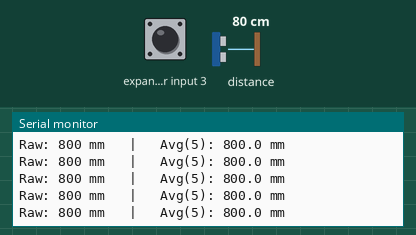
The sketch below on a simulated ESP32-C3. On the bench: the last lines printed to the serial monitor. Inputs (shaded band) come from the test bench; at power-on: distance to the obstacle 80 cm, expander input 3 HIGH.

Above: at 1.2 s.
1.3 s: distance to the obstacle set to 2 cm
At 2.4 s:
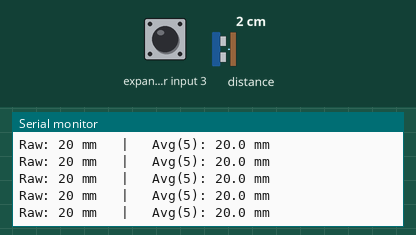
2.8 s: distance to the obstacle set to 4 cm
At 3.9 s:
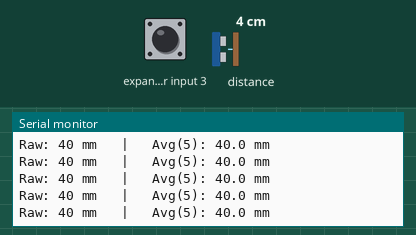
Timing chart, 0 to 5.8 s (numbered marks = the images above; inputs shaded):
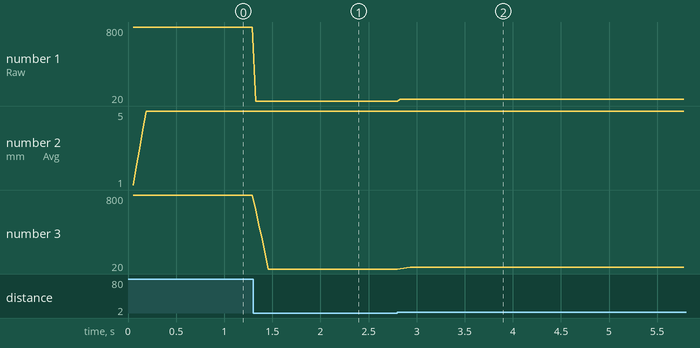

The sketch:

VL_working_code_non_blocking_av_5.ino
```cpp
#include <Wire.h>
#include "Adafruit_VL53L1X.h"

// ==== Board pins (ESP32-C3 Mini) ====
constexpr int PIN_SDA   = 8;
constexpr int PIN_SCL   = 9;
constexpr int PIN_XSHUT = -1;   // set to a real GPIO if wired
constexpr int PIN_INT   = -1;   // set to a real GPIO if wired (active low)

// ==== Ranging config ====
constexpr uint16_t TIMING_BUDGET_MS = 200;  // 200 ms = ~5 Hz
constexpr uint32_t POLL_INTERVAL_MS = 20;   // poll every 20 ms

Adafruit_VL53L1X vl53(PIN_XSHUT, PIN_INT);

// ---- Non-blocking init / retry state ----
enum class SensorState : uint8_t { STARTUP, TRY_INIT, RUNNING, ERROR_RETRY };
SensorState state = SensorState::STARTUP;
uint32_t t_next_action = 0;      // millis() timestamp for next state action
uint32_t retry_backoff_ms = 500; // grows up to a cap

// ---- Optional interrupt support ----
volatile bool vl53_data_ready_irq = false;
#if (PIN_INT >= 0)
void IRAM_ATTR vl53_isr() { vl53_data_ready_irq = true; }
#endif

// ---- 5-sample moving average buffer ----
constexpr size_t AVG_N = 5;
int16_t avg_buf[AVG_N] = {0};
size_t  avg_idx = 0;
size_t  avg_count = 0;   // number of valid samples in buffer
int32_t avg_sum = 0;     // running sum of samples

inline void avg_reset() {
  avg_idx = 0;
  avg_count = 0;
  avg_sum = 0;
  for (size_t i = 0; i < AVG_N; ++i) avg_buf[i] = 0;
}

inline void avg_push(int16_t mm) {
  if (avg_count == AVG_N) {
    avg_sum -= avg_buf[avg_idx];   // remove oldest
  } else {
    avg_count++;
  }
  avg_buf[avg_idx] = mm;
  avg_sum += mm;
  avg_idx = (avg_idx + 1) % AVG_N;
}

inline float avg_value() {
  return (avg_count > 0) ? (float)avg_sum / (float)avg_count : NAN;
}

// ---- Helpers ----
bool beginVL53Nonblocking() {
  if (!vl53.begin(0x29, &Wire)) {
    return false;
  }
  vl53.setTimingBudget(TIMING_BUDGET_MS);
  vl53.startRanging();
  avg_reset();
  return true;
}

void setup() {
  Serial.begin(115200);
  Wire.setPins(PIN_SDA, PIN_SCL);
  Wire.begin();

#if (PIN_INT >= 0)
  pinMode(PIN_INT, INPUT_PULLUP);
  attachInterrupt(digitalPinToInterrupt(PIN_INT), vl53_isr, FALLING);
#endif

  state = SensorState::TRY_INIT;
  t_next_action = millis();
  Serial.println("Booting VL53L1X (non-blocking)...");
}

void loop() {
  const uint32_t now = millis();

  switch (state) {
    case SensorState::STARTUP:
      state = SensorState::TRY_INIT;
      t_next_action = now;
      break;

    case SensorState::TRY_INIT:
      if (now >= t_next_action) {
        if (beginVL53Nonblocking()) {
          Serial.println("VL53L1X ready");
          state = SensorState::RUNNING;
          retry_backoff_ms = 500;
        } else {
          Serial.print("Init failed (status=");
          Serial.print(vl53.vl_status);
          Serial.println("). Will retry.");
          state = SensorState::ERROR_RETRY;
          t_next_action = now + retry_backoff_ms;
          retry_backoff_ms = min<uint32_t>(retry_backoff_ms * 2, 8000);
        }
      }
      break;

    case SensorState::RUNNING: {
      bool data_ready = false;

#if (PIN_INT >= 0)
      if (vl53_data_ready_irq) {
        vl53_data_ready_irq = false;
        data_ready = true;
      } else
#endif
      {
        static uint32_t t_last_poll = 0;
        if (now - t_last_poll >= POLL_INTERVAL_MS) {
          t_last_poll = now;
          data_ready = vl53.dataReady();
        }
      }

      if (data_ready) {
        int16_t mm = vl53.distance();   // -1 on error/out of range
        vl53.clearInterrupt();

        if (mm >= 0) {
          avg_push(mm);
          float mean_mm = avg_value();

          Serial.print("Raw: ");
          Serial.print(mm);
          Serial.print(" mm   |   Avg(");
          Serial.print(avg_count);
          Serial.print("): ");
          Serial.print(mean_mm, 1);
          Serial.println(" mm");
        } else {
          Serial.print("Read error/OOR, status=");
          Serial.println(vl53.vl_status);
        }
      }
      break;
    }

    case SensorState::ERROR_RETRY:
      if (now >= t_next_action) {
        state = SensorState::TRY_INIT;
      }
      break;
  }
}
```

Measured:
- after the input at 1.3 s, the serial monitor: prints a new line at once (image 1)
- after the input at 2.8 s, the serial monitor: prints a new line at once (image 2)
- plotted number 1: 800 → 20 after the input at 1.3 s, 20 → 40 after the input at 2.8 s
- plotted number 3: 800 → 20 after the input at 1.3 s, 20 → 40 after the input at 2.8 s
